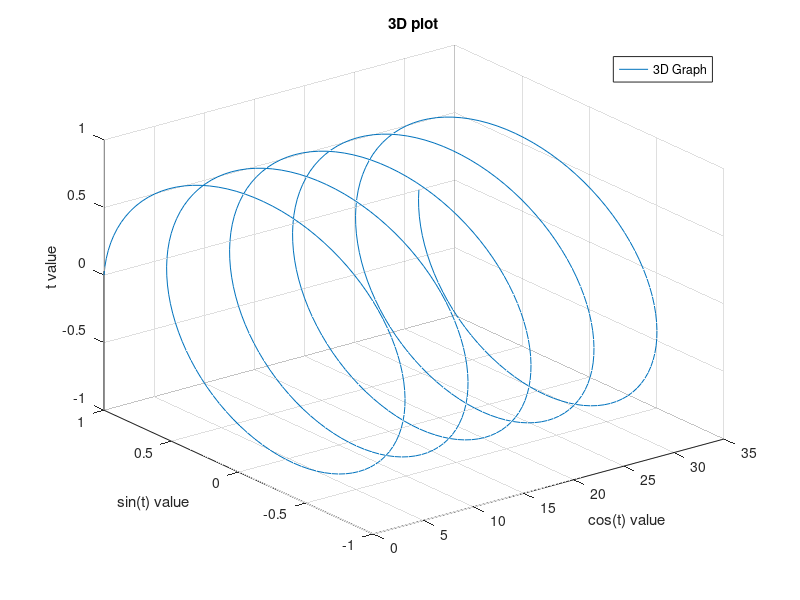

Reproduce this figure in MATLAB.
%x = sin(t), y = cos(t), z = t

t = 0:pi / 50:10*pi;
plot3(t, cos(t), sin(t));
grid on;                        %to show gird on axis
xlabel('cos(t) value');
ylabel('sin(t) value');
zlabel('t value');
title('3D plot');

legend('3D Graph');